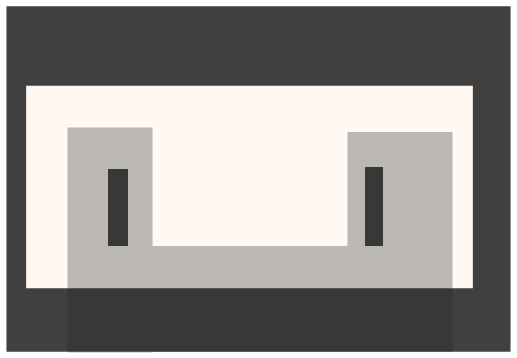
Frame 1 (no input)
Frame 60 (no input): identical to frame 1, image omitted
Frame 120 (the mouse pressed at the canvas centre since frame 60): identical to frame 1, image omitted

The p5.js sketch that drew this single still picture (run headless with seeded random() and noise() and a simulated clock; from frame 60 on, the mouse is pressed at the canvas centre):

// p5.js sketch
// ── sketch.js
function setup() {
  createCanvas(517,358);
}

function draw() {
  background(255);
  noStroke();
  
  rectMode(CENTER);
  fill(64);
  rect(width/2,height/2,width*0.975,height*0.965);//buttom rect
  fill(255,248,243);
  rect(width/2-9,height/2+8,width*0.864,height*0.565);//top rect
  
  stroke(64);
  strokeWeight(20);
  strokeCap(SQUARE);
  line(118,169,118,246);//left bar
  strokeWeight(18);
  line(374,167,374,246);//right bar
  
  //transparent quad
  noStroke();
  fill(40,80);
  rect(110,240,85,225);
  rect(400,242,105,220);
  
  rectMode(CORNER);
  rect(110+85/2,246,(400-105/2)-(110+85/2),358-252);
  
}
  
